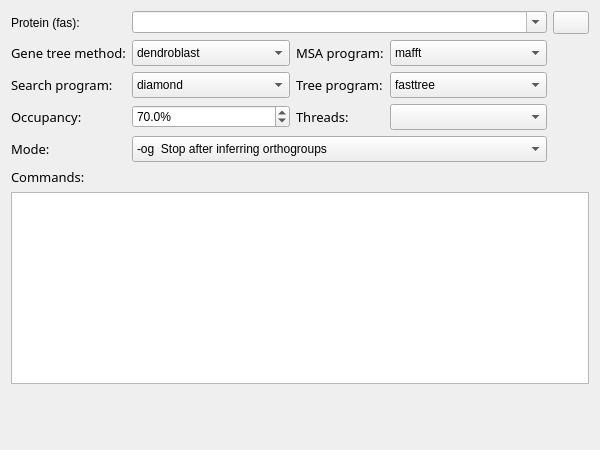
          <widget class="QWidget" name="Orthofinder">
           <attribute name="label">
            <string>Orthofinder</string>
           </attribute>
           <layout class="QGridLayout" name="gridLayout_9">
            <item row="0" column="0">
             <widget class="QLabel" name="label_9">
              <property name="text">
               <string>Protein (fas):</string>
              </property>
             </widget>
            </item>
            <item row="0" column="1" colspan="3">
             <widget class="ListQCombobox" name="comboBox_14">
              <property name="sizePolicy">
               <sizepolicy hsizetype="Expanding" vsizetype="Fixed">
                <horstretch>0</horstretch>
                <verstretch>0</verstretch>
               </sizepolicy>
              </property>
              <property name="acceptDrops">
               <bool>true</bool>
              </property>
              <property name="editable">
               <bool>true</bool>
              </property>
              <property name="sizeAdjustPolicy">
               <enum>QComboBox::AdjustToMinimumContentsLength</enum>
              </property>
             </widget>
            </item>
            <item row="0" column="4">
             <widget class="QPushButton" name="pushButton_8">
              <property name="sizePolicy">
               <sizepolicy hsizetype="Fixed" vsizetype="Fixed">
                <horstretch>0</horstretch>
                <verstretch>0</verstretch>
               </sizepolicy>
              </property>
              <property name="minimumSize">
               <size>
                <width>36</width>
                <height>23</height>
               </size>
              </property>
              <property name="maximumSize">
               <size>
                <width>30</width>
                <height>30</height>
               </size>
              </property>
              <property name="styleSheet">
               <string notr="true"/>
              </property>
              <property name="text">
               <string/>
              </property>
             </widget>
            </item>
            <item row="1" column="0">
             <widget class="QLabel" name="label_35">
              <property name="font">
               <font>
                <family>Microsoft YaHei</family>
                <pointsize>10</pointsize>
               </font>
              </property>
              <property name="text">
               <string>Gene tree method:</string>
              </property>
              <property name="alignment">
               <set>Qt::AlignLeading|Qt::AlignLeft|Qt::AlignVCenter</set>
              </property>
             </widget>
            </item>
            <item row="1" column="1">
             <widget class="QComboBox" name="comboBox_15">
              <property name="sizePolicy">
               <sizepolicy hsizetype="Expanding" vsizetype="Fixed">
                <horstretch>0</horstretch>
                <verstretch>0</verstretch>
               </sizepolicy>
              </property>
              <property name="minimumSize">
               <size>
                <width>13</width>
                <height>26</height>
               </size>
              </property>
              <item>
               <property name="text">
                <string>dendroblast</string>
               </property>
              </item>
              <item>
               <property name="text">
                <string>msa</string>
               </property>
              </item>
             </widget>
            </item>
            <item row="1" column="2">
             <widget class="QLabel" name="label_36">
              <property name="font">
               <font>
                <family>Microsoft YaHei</family>
                <pointsize>10</pointsize>
               </font>
              </property>
              <property name="text">
               <string>MSA program:</string>
              </property>
              <property name="alignment">
               <set>Qt::AlignLeading|Qt::AlignLeft|Qt::AlignVCenter</set>
              </property>
             </widget>
            </item>
            <item row="1" column="3">
             <widget class="QComboBox" name="comboBox_16">
              <property name="sizePolicy">
               <sizepolicy hsizetype="Expanding" vsizetype="Fixed">
                <horstretch>0</horstretch>
                <verstretch>0</verstretch>
               </sizepolicy>
              </property>
              <property name="minimumSize">
               <size>
                <width>13</width>
                <height>26</height>
               </size>
              </property>
              <item>
               <property name="text">
                <string>mafft</string>
               </property>
              </item>
              <item>
               <property name="text">
                <string>muscle</string>
               </property>
              </item>
             </widget>
            </item>
            <item row="2" column="0">
             <widget class="QLabel" name="label_34">
              <property name="font">
               <font>
                <family>Microsoft YaHei</family>
                <pointsize>10</pointsize>
               </font>
              </property>
              <property name="text">
               <string>Search program:</string>
              </property>
              <property name="alignment">
               <set>Qt::AlignLeading|Qt::AlignLeft|Qt::AlignVCenter</set>
              </property>
             </widget>
            </item>
            <item row="2" column="1">
             <widget class="QComboBox" name="comboBox_10">
              <property name="sizePolicy">
               <sizepolicy hsizetype="Expanding" vsizetype="Fixed">
                <horstretch>0</horstretch>
                <verstretch>0</verstretch>
               </sizepolicy>
              </property>
              <property name="minimumSize">
               <size>
                <width>13</width>
                <height>26</height>
               </size>
              </property>
              <item>
               <property name="text">
                <string>diamond</string>
               </property>
              </item>
              <item>
               <property name="text">
                <string>blast</string>
               </property>
              </item>
              <item>
               <property name="text">
                <string>blast_gz</string>
               </property>
              </item>
              <item>
               <property name="text">
                <string>mmseqs</string>
               </property>
              </item>
              <item>
               <property name="text">
                <string>blast_nucl</string>
               </property>
              </item>
             </widget>
            </item>
            <item row="2" column="2">
             <widget class="QLabel" name="label_38">
              <property name="font">
               <font>
                <family>Microsoft YaHei</family>
                <pointsize>10</pointsize>
               </font>
              </property>
              <property name="text">
               <string>Tree program:</string>
              </property>
              <property name="alignment">
               <set>Qt::AlignLeading|Qt::AlignLeft|Qt::AlignVCenter</set>
              </property>
             </widget>
            </item>
            <item row="2" column="3">
             <widget class="QComboBox" name="comboBox_18">
              <property name="sizePolicy">
               <sizepolicy hsizetype="Expanding" vsizetype="Fixed">
                <horstretch>0</horstretch>
                <verstretch>0</verstretch>
               </sizepolicy>
              </property>
              <property name="minimumSize">
               <size>
                <width>13</width>
                <height>26</height>
               </size>
              </property>
              <item>
               <property name="text">
                <string>fasttree</string>
               </property>
              </item>
              <item>
               <property name="text">
                <string>raxml</string>
               </property>
              </item>
              <item>
               <property name="text">
                <string>raxml-ng</string>
               </property>
              </item>
              <item>
               <property name="text">
                <string>iqtree</string>
               </property>
              </item>
             </widget>
            </item>
            <item row="3" column="0">
             <widget class="QLabel" name="label_39">
              <property name="font">
               <font>
                <family>Microsoft YaHei</family>
                <pointsize>10</pointsize>
               </font>
              </property>
              <property name="text">
               <string>Occupancy:</string>
              </property>
              <property name="alignment">
               <set>Qt::AlignLeading|Qt::AlignLeft|Qt::AlignVCenter</set>
              </property>
             </widget>
            </item>
            <item row="3" column="1">
             <widget class="QDoubleSpinBox" name="doubleSpinBox_2">
              <property name="suffix">
               <string>%</string>
              </property>
              <property name="decimals">
               <number>1</number>
              </property>
              <property name="maximum">
               <double>100.000000000000000</double>
              </property>
              <property name="singleStep">
               <double>1.000000000000000</double>
              </property>
              <property name="value">
               <double>70.000000000000000</double>
              </property>
             </widget>
            </item>
            <item row="3" column="2">
             <widget class="QLabel" name="label_32">
              <property name="font">
               <font>
                <family>Microsoft YaHei</family>
                <pointsize>10</pointsize>
               </font>
              </property>
              <property name="text">
               <string>Threads:</string>
              </property>
              <property name="alignment">
               <set>Qt::AlignLeading|Qt::AlignLeft|Qt::AlignVCenter</set>
              </property>
             </widget>
            </item>
            <item row="3" column="3">
             <widget class="QComboBox" name="comboBox_8">
              <property name="sizePolicy">
               <sizepolicy hsizetype="Expanding" vsizetype="Fixed">
                <horstretch>0</horstretch>
                <verstretch>0</verstretch>
               </sizepolicy>
              </property>
              <property name="minimumSize">
               <size>
                <width>13</width>
                <height>26</height>
               </size>
              </property>
             </widget>
            </item>
            <item row="4" column="0">
             <widget class="QLabel" name="label_37">
              <property name="font">
               <font>
                <family>Microsoft YaHei</family>
                <pointsize>10</pointsize>
               </font>
              </property>
              <property name="text">
               <string>Mode:</string>
              </property>
              <property name="alignment">
               <set>Qt::AlignLeading|Qt::AlignLeft|Qt::AlignVCenter</set>
              </property>
             </widget>
            </item>
            <item row="4" column="1" colspan="3">
             <widget class="QComboBox" name="comboBox_17">
              <property name="sizePolicy">
               <sizepolicy hsizetype="Expanding" vsizetype="Fixed">
                <horstretch>0</horstretch>
                <verstretch>0</verstretch>
               </sizepolicy>
              </property>
              <property name="minimumSize">
               <size>
                <width>13</width>
                <height>26</height>
               </size>
              </property>
              <item>
               <property name="text">
                <string>-og  Stop after inferring orthogroups</string>
               </property>
              </item>
              <item>
               <property name="text">
                <string>-op  Stop after preparing input files for BLAST</string>
               </property>
              </item>
              <item>
               <property name="text">
                <string>-os  Stop after writing sequence files for orthogroups (requires '-M msa')</string>
               </property>
              </item>
              <item>
               <property name="text">
                <string>-oa  Stop after inferring alignments for orthogroups (requires '-M msa')</string>
               </property>
              </item>
              <item>
               <property name="text">
                <string>-ot   Stop after inferring gene trees for orthogroups</string>
               </property>
              </item>
             </widget>
            </item>
            <item row="5" column="0">
             <widget class="QLabel" name="label_33">
              <property name="font">
               <font>
                <family>Microsoft YaHei</family>
                <pointsize>10</pointsize>
               </font>
              </property>
              <property name="text">
               <string>Commands:</string>
              </property>
              <property name="alignment">
               <set>Qt::AlignLeading|Qt::AlignLeft|Qt::AlignVCenter</set>
              </property>
             </widget>
            </item>
            <item row="6" column="0" colspan="5">
             <widget class="QPlainTextEdit" name="plainTextEdit_4"/>
            </item>
            <item row="7" column="1">
             <spacer name="verticalSpacer_4">
              <property name="orientation">
               <enum>Qt::Vertical</enum>
              </property>
              <property name="sizeHint" stdset="0">
               <size>
                <width>20</width>
                <height>55</height>
               </size>
              </property>
             </spacer>
            </item>
           </layout>
          </widget>
